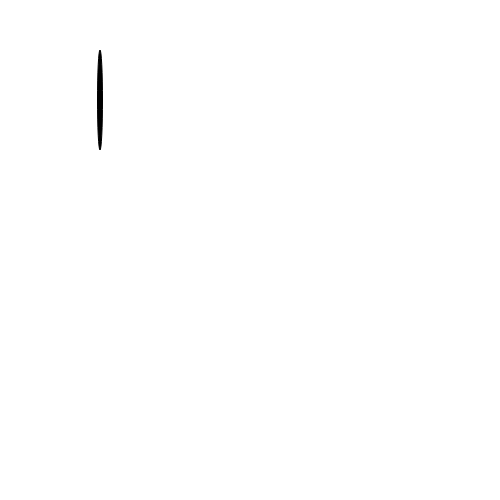
Frame 1 (no input)
Frame 60 (no input): identical to frame 1, image omitted
Frame 120 (the mouse pressed at the canvas centre since frame 60): identical to frame 1, image omitted

The p5.js sketch that drew this single still picture (run headless with seeded random() and noise() and a simulated clock; from frame 60 on, the mouse is pressed at the canvas centre):

// p5.js sketch
// ── sketch.js
var circleWidth = 5;

function setup() {
  createCanvas(500, 500);
}

function draw() {
  background(255);

  fill(0);
  ellipse(100, 100, circleWidth, 100);
}
